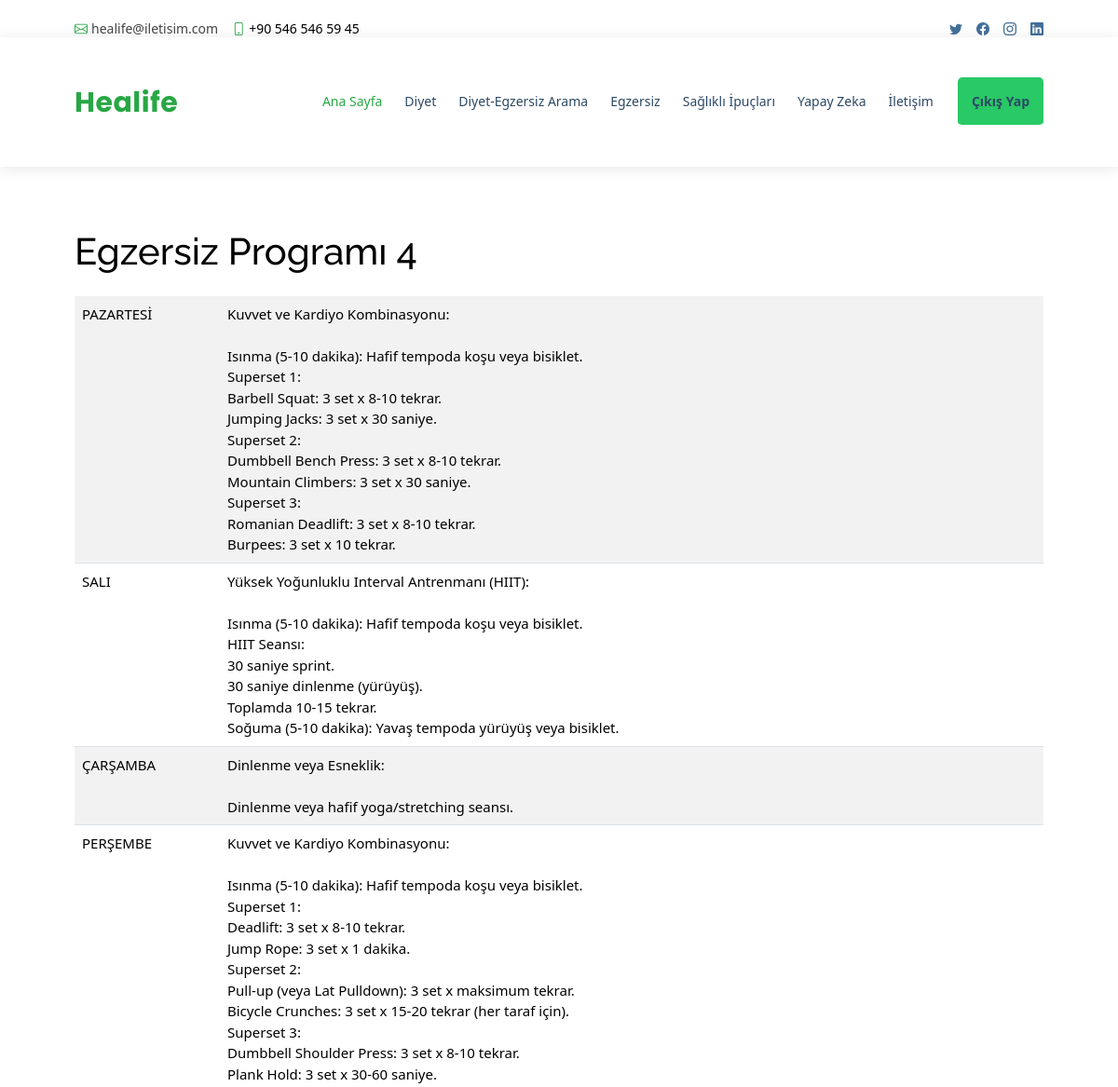
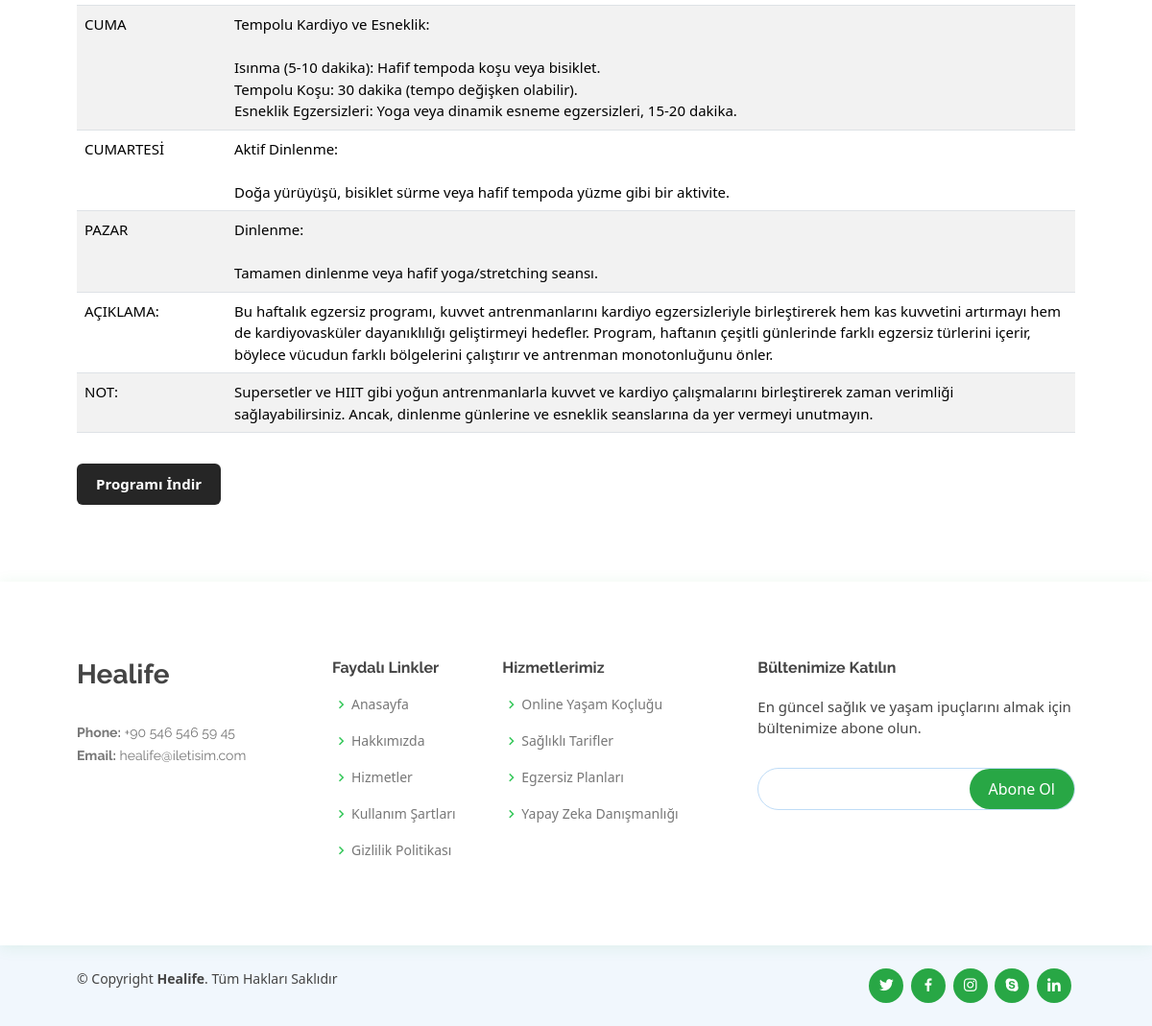
/workout/4/, run on the app's committed database (2 pictures, top to bottom).
### pages/models.py (models this page shows, shortened)
class Workout(models.Model):
    name = models.CharField(max_length=100)
    description = models.TextField()
    note = models.TextField()
    pazartesi = models.TextField()
    salı = models.TextField()
    çarşamba = models.TextField()
    perşembe = models.TextField()
    cuma = models.TextField()
    cumartesi = models.TextField()
    pazar = models.TextField()
    category = models.ForeignKey(Category, on_delete=models.CASCADE)
    min_bmi = models.FloatField(default=0)
    max_bmi = models.FloatField(default=50)

### pages/views.py (the view)
# urls.py: path('workout/<int:pk>/', workout_detail, name='workout_detail'),
def workout_detail(request, pk):
    workout = get_object_or_404(Workout, pk=pk)
    return render(request, 'workout_detail.html', {'workout': workout})

### templates/workout_detail.html (shortened to what this page needs)
{% load static %}
<!DOCTYPE html>
<html lang="tr">
<head>
    <link href="{% static 'assets/vendor/animate.css/animate.min.css' %}" rel="stylesheet">
    <link href="{% static 'assets/vendor/bootstrap/css/bootstrap.min.css' %}" rel="stylesheet">
    <link href="{% static 'assets/vendor/fontawesome-free/css/all.min.css' %}" rel="stylesheet">
    <link href="{% static 'assets/vendor/bootstrap-icons/bootstrap-icons.css' %}" rel="stylesheet">
    <link href="{% static 'assets/vendor/boxicons/css/boxicons.min.css' %}" rel="stylesheet">
    <link href="{% static 'assets/vendor/glightbox/css/glightbox.min.css' %}" rel="stylesheet">
    <link href="{% static 'assets/vendor/remixicon/remixicon.css' %}" rel="stylesheet">
    <link href="{% static 'assets/vendor/swiper/swiper-bundle.min.css' %}" rel="stylesheet">
    <link href="{% static 'home.css' %}" rel="stylesheet">
</head>
<body>
    {% load static %}
    <div id="topbar" class="d-flex align-items-center fixed-top">
        <div class="container d-flex justify-content-between">
            <div class="contact-info d-flex align-items-center">
                <i class="bi bi-envelope"></i> <a href="mailto:busenurb277@gmail.com">healife@iletisim.com</a>
                <i class="bi bi-phone"></i> +90 546 546 59 45
            </div>
            <div class="d-none d-lg-flex social-links align-items-center">
                <a href="#" class="twitter"><i class="bi bi-twitter"></i></a>
                <a href="#" class="facebook"><i class="bi bi-facebook"></i></a>
                <a href="#" class="instagram"><i class="bi bi-instagram"></i></a>
                <a href="#" class="linkedin"><i class="bi bi-linkedin"></i></a>
            </div>
        </div>
    </div>
    <header id="header" class="fixed-top">
        <div class="container d-flex align-items-center">
            <h1 class="logo me-auto" style="color:#28a745;"><a href=" ">Healife</a></h1>
            <nav id="navbar" class="navbar order-last order-lg-0">
                <ul>
                    <li><a href="{% url 'user_page' %}" style="color:#28a745;">Ana Sayfa</a></li>
                    <li><a href="{% url 'diets_page' %}">Diyet</a></li>
                    <li><a href="{% url 'bmi_recommendations' %}">Diyet-Egzersiz Arama</a></li>
                    <li><a href="{% url 'training_page' %}">Egzersiz</a></li>
                    <li><a href="{% url 'ipucu_page' %}">Sağlıklı İpuçları</a></li>
                    <li><a href="{% url 'yapayzeka' %}">Yapay Zeka</a></li>
                    <li><a href="{% url 'contact_page' %}">İletişim</a></li>
                    <li><a style="padding: 15px;" href="{% url 'home' %}" class="btn logout-btn">Çıkış Yap</a></li>
                </ul>
            </nav>
        </div>
    </header>
    <main id="main">
        <section>
    <div class="container mt-5 pt-5">
        <table class="table table-striped">
            <thead>
                <tr>
                    <h1 style="margin-top: 4%;" class="mb-4"><br>{{ workout.name }}</h1>
                </tr>
            </thead>
            <tbody>
                <tr>
                    <td style="width: 15%;">PAZARTESİ</td>
                    <td>{{ workout.pazartesi|linebreaksbr }}</td>
                </tr>
                <tr>
                    <td>SALI</td>
                    <td>{{ workout.salı|linebreaksbr }}</td>
                </tr>
                <tr>
                    <td>ÇARŞAMBA</td>
                    <td>{{ workout.çarşamba|linebreaksbr }}</td>
                </tr>
                <tr>
                    <td>PERŞEMBE</td>
                    <td>{{ workout.perşembe|linebreaksbr }}</td>
                </tr>
                <tr>
                    <td>CUMA</td>
                    <td>{{ workout.cuma|linebreaksbr }}</td>
                </tr>
                <tr>
                    <td>CUMARTESİ</td>
                    <td>{{ workout.cumartesi|linebreaksbr }}</td>
                </tr>
                <tr>
                    <td>PAZAR</td>
                    <td>{{ workout.pazar|linebreaksbr }}</td>
                </tr>
                <tr>
                    <td>AÇIKLAMA:</td>
                    <td>{{ workout.description|linebreaksbr }}</td>
                </tr>
                <tr>
                    <td>NOT:</td>
                    <td>{{ workout.note|linebreaksbr }}</td>
                </tr>
            </tbody>
        </table>
        <a href="{% url 'export_workout' workout.id %}" class="btn btn-primary mt-3">Programı İndir</a>
    </div>
</section>
</main>
    <footer id="footer">
        <div class="footer-top">
            <div class="container">
                <div class="row">
                    <div class="col-lg-3 col-md-6 footer-contact">
                        <h3>Healife</h3>
                        <p><br>
                            <strong>Phone:</strong> +90 546 546 59 45<br>
                            <strong>Email:</strong> healife@iletisim.com<br>
                        </p>
                    </div>
                    <div class="col-lg-2 col-md-6 footer-links">
                        <h4>Faydalı Linkler</h4>
                        <ul>
                            <li><i class="bx bx-chevron-right"></i> <a href="#">Anasayfa</a></li>
                            <li><i class="bx bx-chevron-right"></i> <a href="#">Hakkımızda</a></li>
                            <li><i class="bx bx-chevron-right"></i> <a href="#">Hizmetler</a></li>
                            <li><i class="bx bx-chevron-right"></i> <a href="#">Kullanım Şartları</a></li>
                            <li><i class="bx bx-chevron-right"></i> <a href="#">Gizlilik Politikası</a></li>
                        </ul>
                    </div>
                    <div class="col-lg-3 col-md-6 footer-links">
                        <h4>Hizmetlerimiz</h4>
                        <ul>
                            <li><i class="bx bx-chevron-right"></i> <a href="#">Online Yaşam Koçluğu</a></li>
                            <li><i class="bx bx-chevron-right"></i> <a href="#">Sağlıklı Tarifler</a></li>
                            <li><i class="bx bx-chevron-right"></i> <a href="#">Egzersiz Planları</a></li>
                            <li><i class="bx bx-chevron-right"></i> <a href="#">Yapay Zeka Danışmanlığı</a></li>
                        </ul>
                    </div>
                    <div class="col-lg-4 col-md-6 footer-newsletter">
                        <h4>Bültenimize Katılın</h4>
                        <p>En güncel sağlık ve yaşam ipuçlarını almak için bültenimize abone olun.</p>
                        <form action="" method="post">
                            <input type="email" name="email"><input type="submit" value="Abone Ol">
                        </form>
                    </div>
                </div>
            </div>
        </div>
        <div class="container d-md-flex py-4">
            <div class="me-md-auto text-center text-md-start">
                <div class="copyright">
                    &copy; Copyright <strong><span>Healife</span></strong>. Tüm Hakları Saklıdır
                </div>
            </div>
            <div class="social-links text-center text-md-right pt-3 pt-md-0">
                <a href="#" class="twitter"><i class="bx bxl-twitter"></i></a>
                <a href="#" class="facebook"><i class="bx bxl-facebook"></i></a>
                <a href="#" class="instagram"><i class="bx bxl-instagram"></i></a>
                <a href="#" class="google-plus"><i class="bx bxl-skype"></i></a>
                <a href="#" class="linkedin"><i class="bx bxl-linkedin"></i></a>
            </div>
        </div>
    </footer>
</body>
</html>

### data on the page
Workout: name "Egzersiz Programı 4", pazartesi "Kuvvet ve Kardiyo Kombinasyonu: Isınma (5-10 dakika): Hafif tempoda koşu veya bisiklet. Superset 1: Barbell Squat: 3 set x 8-10 tekrar. Jumping Jacks: 3 set x 30 saniye. Superset 2: Dumbbell Bench Press: 3 set x 8-10 tekrar. Mountain Climbers: 3 set x 30 saniye. Superset 3: Romanian Deadlift: 3 set x 8-10 tekrar. Burpees: 3 set x 10 tekrar.", salı "Yüksek Yoğunluklu Interval Antrenmanı (HIIT): Isınma (5-10 dakika): Hafif tempoda koşu veya bisiklet. HIIT Seansı: 30 saniye sprint. 30 saniye dinlenme (yürüyüş). Toplamda 10-15 tekrar. Soğuma (5-10 dakika): Yavaş tempoda yürüyüş veya bisiklet.", çarşamba "Dinlenme veya Esneklik: Dinlenme veya hafif yoga/stretching seansı.", perşembe "Kuvvet ve Kardiyo Kombinasyonu: Isınma (5-10 dakika): Hafif tempoda koşu veya bisiklet. Superset 1: Deadlift: 3 set x 8-10 tekrar. Jump Rope: 3 set x 1 dakika. Superset 2: Pull-up (veya Lat Pulldown): 3 set x maksimum tekrar. Bicycle Crunches: 3 set x 15-20 tekrar (her taraf için). Superset 3: Dumbbell Shoulder Press: 3 set x 8-10 tekrar. Plank Hold: 3 set x 30-60 saniye.", cuma "Tempolu Kardiyo ve Esneklik: Isınma (5-10 dakika): Hafif tempoda koşu veya bisiklet. Tempolu Koşu: 30 dakika (tempo değişken olabilir). Esneklik Egzersizleri: Yoga veya dinamik esneme egzersizleri, 15-20 dakika.", cumartesi "Aktif Dinlenme: Doğa yürüyüşü, bisiklet sürme veya hafif tempoda yüzme gibi bir aktivite.", pazar "Dinlenme: Tamamen dinlenme veya hafif yoga/stretching seansı.", description "Bu haftalık egzersiz programı, kuvvet antrenmanlarını kardiyo egzersizleriyle birleştirerek hem kas kuvvetini artırmayı hem de kardiyovasküler dayanıklılığı geliştirmeyi hedefler. Program, haftanın çeşitli günlerinde farklı egzersiz türlerini içerir, böylece vücudun farklı bölgelerini çalıştırır ve antrenman monotonluğunu önler.", note "Supersetler ve HIIT gibi yoğun antrenmanlarla kuvvet ve kardiyo çalışmalarını birleştirerek zaman verimliği sağlayabilirsiniz. Ancak, dinlenme günlerine ve esneklik seanslarına da yer vermeyi unutmayın."
